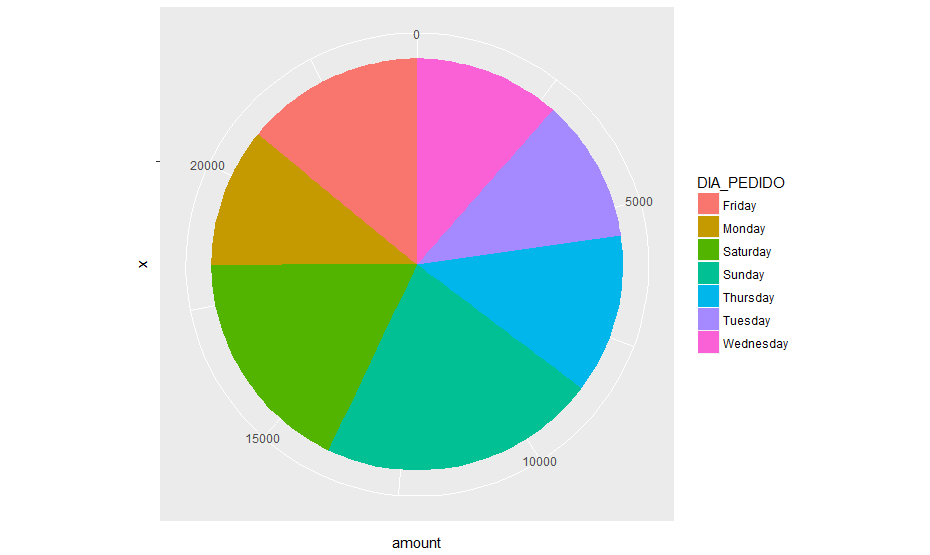

Write R code to recreate this figure.
library(dplyr)
library(ggplot2)
library(scales)

app <- read.csv("aplicativo.csv", header=TRUE, sep=",")

# Tipos de dispositivos
dispositivos = app %>%
  group_by(DIA_PEDIDO) %>%
  summarise(
    amount = n()
  )

pie_disp = ggplot(dispositivos, aes(x="", y=amount, fill=DIA_PEDIDO)) +
  geom_bar(width = 1, stat = "identity") +
  coord_polar("y", start=0)

plot(pie_disp)
